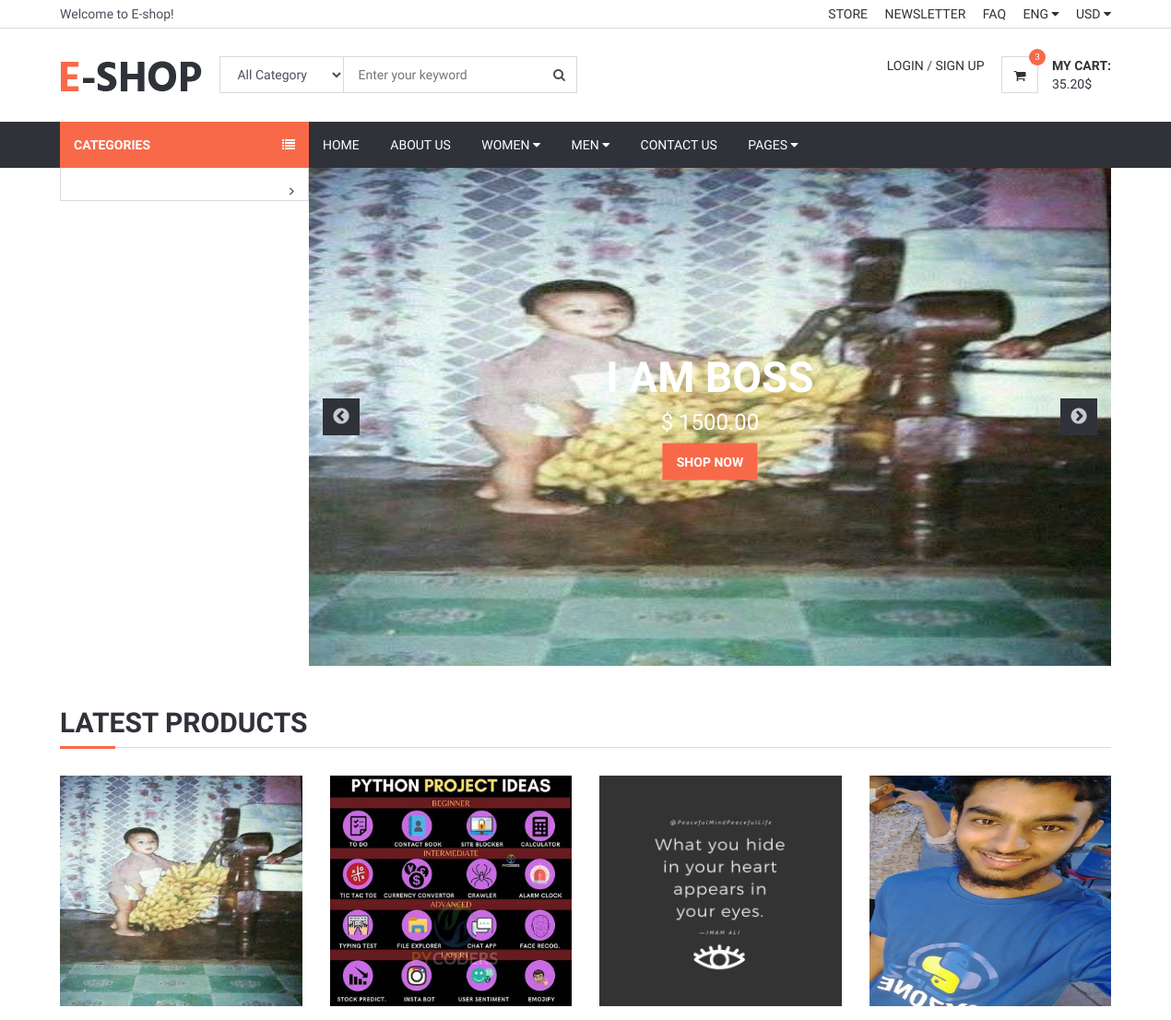
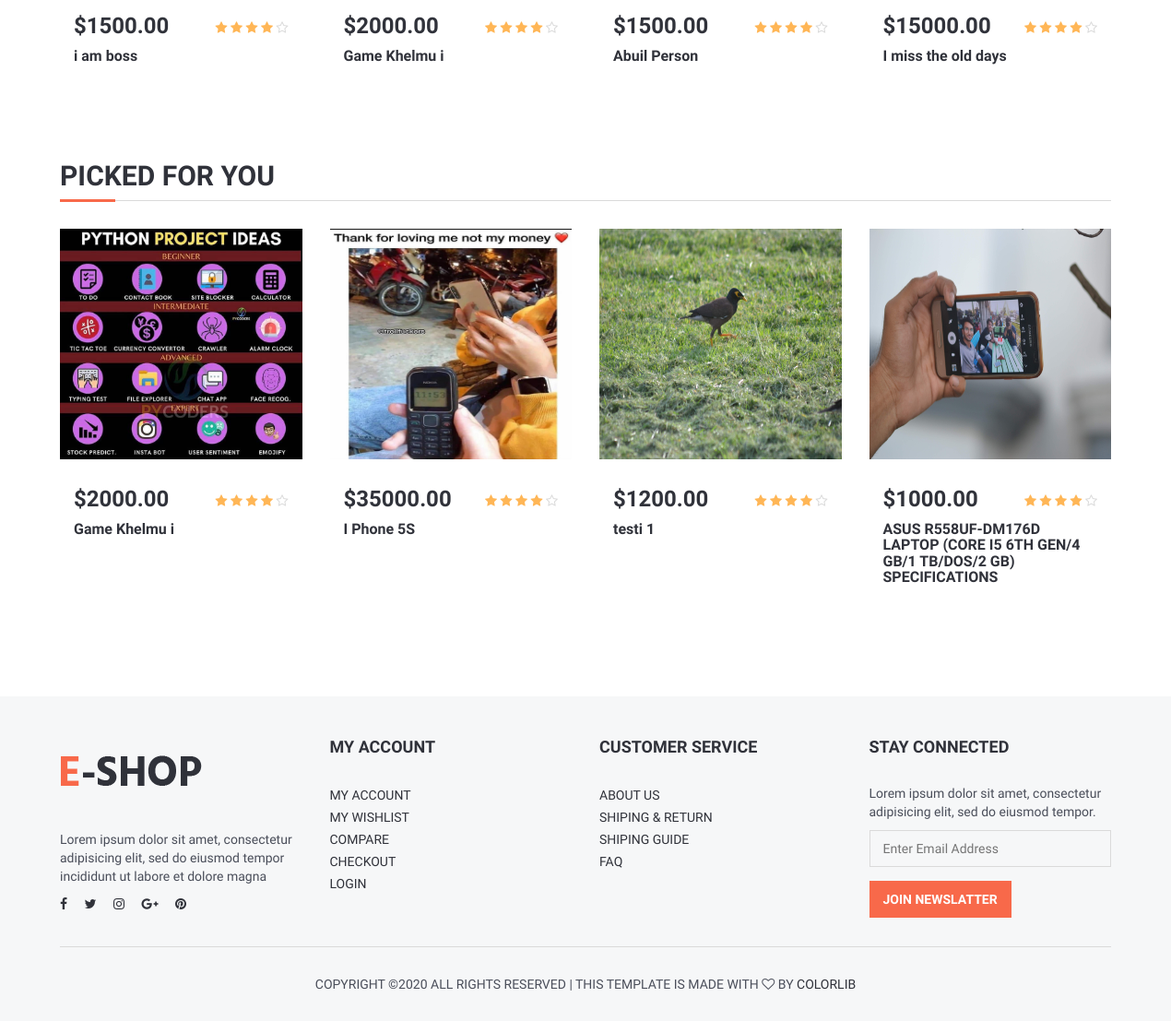
The page / on the database its author committed (2 pictures, top to bottom).
### product/models.py (models this page shows, shortened)
class Product(models.Model):
    STATUS = (
        ('True', 'True'),
        ('False', 'False'),
    )
    title = models.CharField(max_length=150)
    keywords = models.CharField(max_length=200)
    category = models.ForeignKey(Category , on_delete=models.CASCADE)
    description = models.TextField()
    image = models.ImageField(upload_to='product_image/')
    price = models.DecimalField(max_digits=12, decimal_places=2)
    amount = models.IntegerField()
    minamount=models.IntegerField()
    detail = RichTextUploadingField()
    slug = models.SlugField(null=False, unique=True)
    status = models.CharField(max_length=5,choices=STATUS)
    create_at = models.DateTimeField(auto_now_add=True)
    update_at = models.DateTimeField(auto_now=True)
    def image_tag(self):
        return mark_safe('<img src="{}" height="50"/>'.format(self.image.url))
    image_tag.short_description = 'Image'

### home/views.py (the view)
# urls.py: path('', index, name='index'),
def index(request):
    setting = Setting.objects.get(pk=1)
    category = Category.objects.all()
    product_slider = Product.objects.all().order_by('-id')[:3] #first 4 products
    latest_product = Product.objects.all().order_by('-id')[:4] #last 4 products
    product_picked = Product.objects.all().order_by('?')[:4] #rendom 4 products
    page = "home"
    context = {'setting': setting,
            'page': page,
            'category': category,
            'product_slider': product_slider,
            'latest_product': latest_product,
            'product_picked': product_picked,
            }
    return render(request ,'index.html', context)

### home/templates/index.html (shortened to what this page needs)
{% extends 'homebase.html' %}
{% block sidebar %} {% include "sidebar.html" %} {% endblock  %}
{% block slider %} {% include "slider.html" %} {% endblock  %}
{% block body %} {% include "content.html" %} {% endblock  %}

### home/templates/slider.html
{% load static %}
<div id="home">
    <div class="container">
        <div class="home-wrap">
            <div id="home-slick">
                {% for slider in product_slider %}
                <div class="banner banner-1">
                    <img src="{{ slider.image.url }}" alt="" style="height: 540px">
                    <div class="banner-caption text-center">
                        <h1 class="white-color">{{ slider.title }}</h1>
                        <h3 class="white-color font-weak">$ {{ slider.price }}</h3>
                        <a href="/product/{{ slider.id }}/{{ slider.slug }}" class="primary-btn">Shop Now</a>
                    </div>
                </div>
                {% endfor %}
            </div>
        </div>
    </div>
</div>

### home/templates/content.html (shortened to what this page needs)
{% load static %}
<div class="section">
    <div class="container">
        <div class="row">
            <div class="col-md-12">
                <div class="section-title">
                    <h2 class="title">Latest Products</h2>
                </div>
            </div>
            {% for product in latest_product %}
            <div class="col-md-3 col-sm-6 col-xs-6">
                <div class="product product-single">
                    <div class="product-thumb">
                        <img src="{{ product.image.url }}" alt="" style="height: 250px">
                    </div>
                    <div class="product-body">
                        <h3 class="product-price">${{ product.price }}</h3>
                        <div class="product-rating">
                            <i class="fa fa-star"></i>
                            <i class="fa fa-star"></i>
                            <i class="fa fa-star"></i>
                            <i class="fa fa-star"></i>
                            <i class="fa fa-star-o empty"></i>
                        </div>
                        <h2 class="product-name"><a href="/product/{{ product.id }}/{{ product.slug }}">{{ product.title }}</a></h2>
                    </div>
                </div>
            </div>
            {% endfor %}
        </div>
        <div class="row">
            <div class="col-md-12">
                <div class="section-title">
                    <h2 class="title">Picked For You</h2>
                </div>
            </div>
            {% for pick_pro in product_picked %}
            <div class="col-md-3 col-sm-6 col-xs-6">
                <div class="product product-single">
                    <div class="product-thumb">
                        <img src="{{ pick_pro.image.url }}" alt="" style="height: 250px">
                    </div>
                    <div class="product-body">
                        <h3 class="product-price">${{ pick_pro.price }}</h3>
                        <div class="product-rating">
                            <i class="fa fa-star"></i>
                            <i class="fa fa-star"></i>
                            <i class="fa fa-star"></i>
                            <i class="fa fa-star"></i>
                            <i class="fa fa-star-o empty"></i>
                        </div>
                        <h2 class="product-name"><a href="/product/{{ pick_pro.id }}/{{ pick_pro.slug }}">{{ pick_pro.title }}</a></h2>
                    </div>
                </div>
            </div>
            {% endfor %}
        </div>
    </div>
</div>

### home/static/css/style.css (style rules this page uses)
body { font-family: 'Hind', sans-serif; color: #4A4E5A; overflow-x: hidden; }
h1, h2, h3, h4, h5, h6 { color: #30323A; margin: 0 0 10px; font-weight: 700; }
.white-color { color: #FFF; }
.font-weak { font-weight: 400; }
.main-btn, .primary-btn { display: inline-block; padding: 10px 15px; text-transform: uppercase; font-weight: 700; border: none; -webkit-transition: 0.3s all; transition: 0.3s all; }
.primary-btn { color: #FFF; background-color: #F8694A; }
.section { padding-top: 30px; padding-bottom: 30px; }
.section-title { position: relative; margin-bottom: 15px; margin-top: 15px; border-bottom: 1px solid #DADADA; }
.section-title .title { display: inline-block; text-transform: uppercase; }
.section-title:after { content: ""; position: absolute; left: 0; bottom: -1.5px; height: 3px; width: 60px; background-color: #F8694A; }
.banner { display: block; position: relative; margin-top: 15px; margin-bottom: 15px; }
.banner>img { width: 100%; }
.banner.banner-1 .banner-caption { position: absolute; top: 50%; left: 50%; -webkit-transform: translate(-50%, -50%); -ms-transform: translate(-50%, -50%); transform: translate(-50%, -50%); }
.banner h1 { font-size: 46px; text-transform: uppercase; }
#home .home-wrap { margin-left: 270px; }
#home-slick .banner { margin: 0px; }
.product .product-rating { display: inline-block; }
.product .product-rating>i { color: #FFB656; }
.product .product-rating>i.empty { color: #DADADA; }
.product.product-single { margin-top: 15px; margin-bottom: 15px; -webkit-transition: 0.3s all; transition: 0.3s all; }
.product.product-single .product-thumb { position: relative; margin-bottom: 15px; }
.product.product-single .product-thumb>img { width: 100%; }
.product.product-single .product-thumb:after { content: ""; position: absolute; top: 0; left: 0; right: 0; bottom: 0; background-color: #FFF; opacity: 0; visibility: hidden; z-index: 0; -webkit-transition: 0.3s all; transition: 0.3s all; }
.product.product-single .product-body { padding: 15px; }
.product.product-single .product-price { display: inline-block; }
.product.product-single .product-rating { float: right; margin-top: 5px; }
.product.product-single .product-name { font-size: 16px; }

### rows shown on the page
Product: image (picture), title "I AM BOSS", price "1500.00", title "i am boss"
Product: image (picture), price "2000.00", title "Game Khelmu i"
Product: image (picture), price "1500.00", title "Abuil Person"
Product: image (picture), price "15000.00", title "I miss the old days"
Product: image (picture), price "35000.00", title "I Phone 5S"
Product: image (picture), price "1200.00", title "testi 1"
Product: image (picture), price "1000.00", title "ASUS R558UF-DM176D LAPTOP (CORE I5 6TH GEN/4 GB/1 TB/DOS/2 GB) SPECIFICATIONS"
